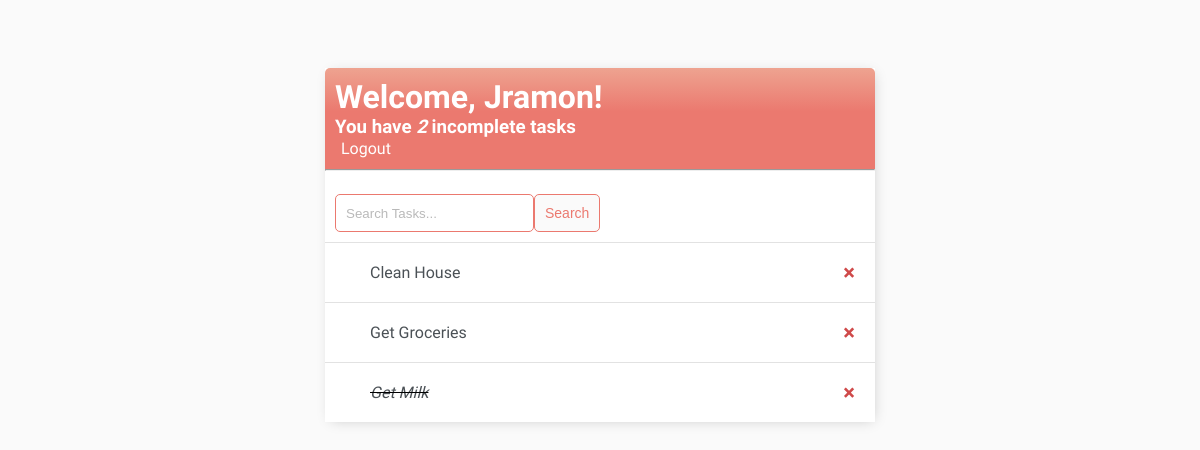
Before: / (signed in) with the older database file.
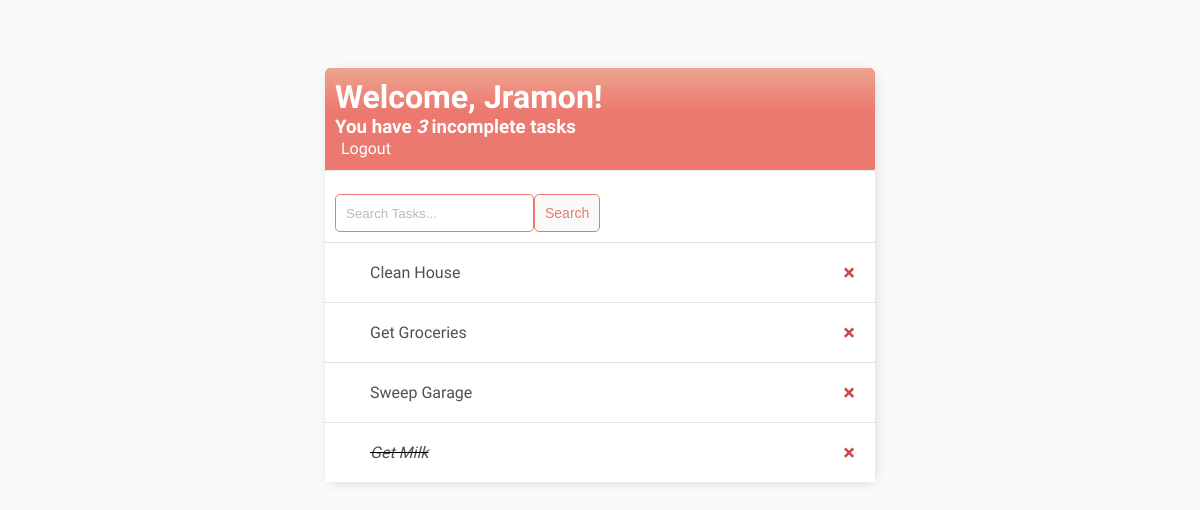
After: the same page with the newer database file.
### base/models.py (models this page shows)
class Task(models.Model):
    user = models.ForeignKey(User, on_delete=models.CASCADE, null=True, blank=True)
    title = models.CharField(max_length=200)
    description = models.TextField(null=True, blank=True)
    complete = models.BooleanField(default=False)
    created =  models.DateTimeField(auto_now_add=True)
    def __str__(self):
        return self.title
    class Meta:
        ordering = ['complete']

### base/views.py (the view)
# urls.py: path('', TaskList.as_view(), name='tasks'),
class TaskList(LoginRequiredMixin, ListView):
    model = Task
    context_object_name = 'tasks'
    def get_context_data(self, **kwargs):
        context = super().get_context_data(**kwargs)
        context['tasks'] = context['tasks'].filter(user=self.request.user)
        context['count'] = context['tasks'].filter(complete=False).count()
        search_input = self.request.GET.get('search-area') or ''
        if search_input:
            context['tasks'] = context['tasks'].filter(title__startswith=search_input)
        context['search-input'] = search_input
        return context

### base/templates/base/task_list.html (shortened to what this page needs)
{% extends 'base/main.html' %}
{% block content %}
{% load svg %}
<div class="header-div">
  <h1 class="welcome-msg">Welcome, {{request.user|title}}!</h1>
  <h3 class="task-count">
    You have <i>{{count}}</i> incomplete task{{ count|pluralize:"s" }}
  </h3>
  <div class="logout">
    {% if request.user.is_authenticated %}
    <form method="POST" action="{% url 'logout' %}">
      <button type="submit">Logout</button>
    </form>
    {% else %}
    <a href="{% url 'login' %}">Login</a>
    {% endif %}
  </div>
</div>
<hr style="margin-top: 0" />
<div id="search-add-wrapper">
  <form class="search-form" method="GET" style="margin-top: 5px; display: flex; width: auto;">
    <input
    type="text"
    name="search-area"
    value="{{search_input}}"
    placeholder="Search Tasks..."
    />
    <input class="button" type="submit" value="Search" />
  </form>
    <a href="{% url 'task-create' %}">
      <svg height='30px' width='30px'>{% svg 'plus' %}</svg>
    </a>
</div>
<div class="task-items-wrapper">
  {% for task in tasks %}
  <div class="task-wrapper">
    {% if task.complete %}
    <div class="task-title">
       <svg height='15px' width='15px'>{% svg 'circle-check' %}</svg>
      <i><s><a href="{% url 'task-update' task.id %}">{{task}}</a></s></i>
    </div>
    <a class="delete-link" href="{% url 'task-delete' task.id %}">&#215;</a>
    {% else %}
    <div class="task-title">
      <svg height='15px' width='15px'> {% svg 'circle'%} </svg>
      <a href="{% url 'task-update' task.id %}">{{task}}</a>
    </div>
    <a class="delete-link" href="{% url 'task-delete' task.id %}">&#215;</a>
    {%endif%}
  </div>
  {% empty %}
  <div>
      <h4 style="margin: 0 20px;">You have no tasks today <br>
      <a href="{% url 'task-create' %}"> Click here to create a new task</a></h4>
  </div>
  {% endfor %}
</div>
{% endblock content %}

### base/templates/base/main.html (shortened to what this page needs)
{% load static %}
<!DOCTYPE html>
<html lang="en">
    <head>
        <link rel="stylesheet" type="text/css" href="{% static 'base/styles.css' %}">
    </head>
    <body>
        <div class="container">
            {% block content %}
            {% endblock content %}
        </div>
    </body>
</html>

### base/static/base/styles.css (style rules this page uses)
body { background-color: #fafafa; padding-top: 60px; font-family: "Ubuntu", sans-serif; }
a, p { color: #4b5156; }
h1 ,h2 ,h3 ,h4 ,h5 ,h6 { font-family: 'Raleway', sans-serif; }
.container { background-color: #fff; max-width: 550px; margin: auto; box-shadow: 2px 2px 13px -4px rgba(0, 0, 0, 0.21); }
.header-div { justify-content: space-between; color: #fff; padding: 10px; border-radius: 5px 5px 0 0; background: linear-gradient(#EEA390 0%, #EB796F 43%, #EB796F 100%); }
.welcome-msg { margin: 0; width:400px; }
.task-count { margin: 0px; width: 256px; }
.task-wrapper { display: flex; align-items: center; justify-content: space-between; padding: 20px; background-color: #fff; border-top: 1px solid rgb(226, 226, 226); }
.task-title { display: flex; align-items: center; }
.task-title a { text-decoration: none; color: #4b5156; margin-left: 10px; }
button { border: none; text-decoration: none; font-size: 16px; background-color: transparent; color: #fff; font-family: 'Raleway', sans-serif; }
.logout, form { width: 350px; }
#search-add-wrapper { display: flex; justify-content: space-between; align-items: center; padding: 10px; }
.delete-link { text-decoration: none; font-weight: 900; color: #cf4949; font-size: 22px; line-height: 0; }
input[type=text], input[type=password], textarea { border: 1px solid #EB796F; border-radius: 5px; padding: 10px; }
.button { border: 1px solid #EB796F; background-color: #fafafa; color: #EB796F; padding: 10px; font-size: 14px; border-radius: 5px; cursor: pointer; text-decoration: none; }
::placeholder { font-weight: 300; opacity: 0.5; }

Changed rows visible on the page:
added Task: title "Sweep Garage"
Other visible differences:
{{ count }}: "2" → "3"
